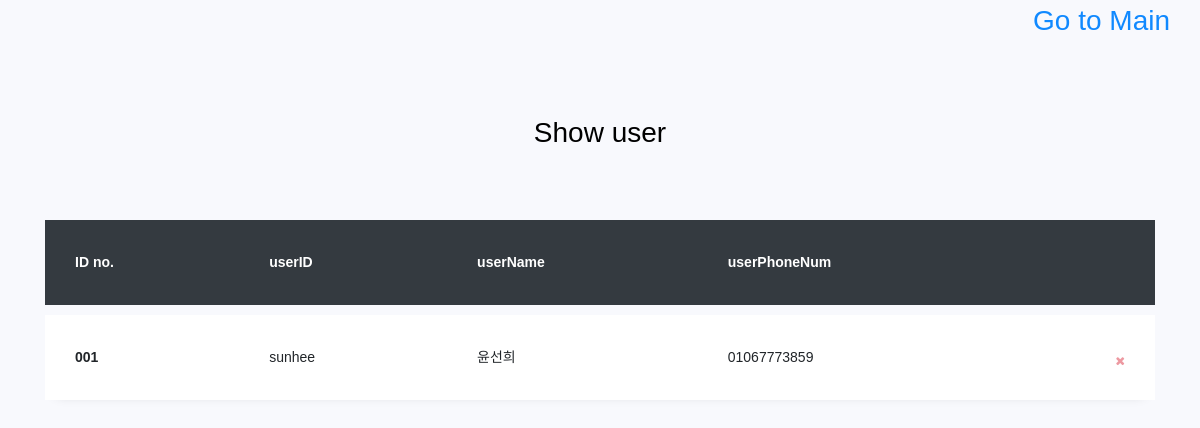
The app's page /show_user, older data.
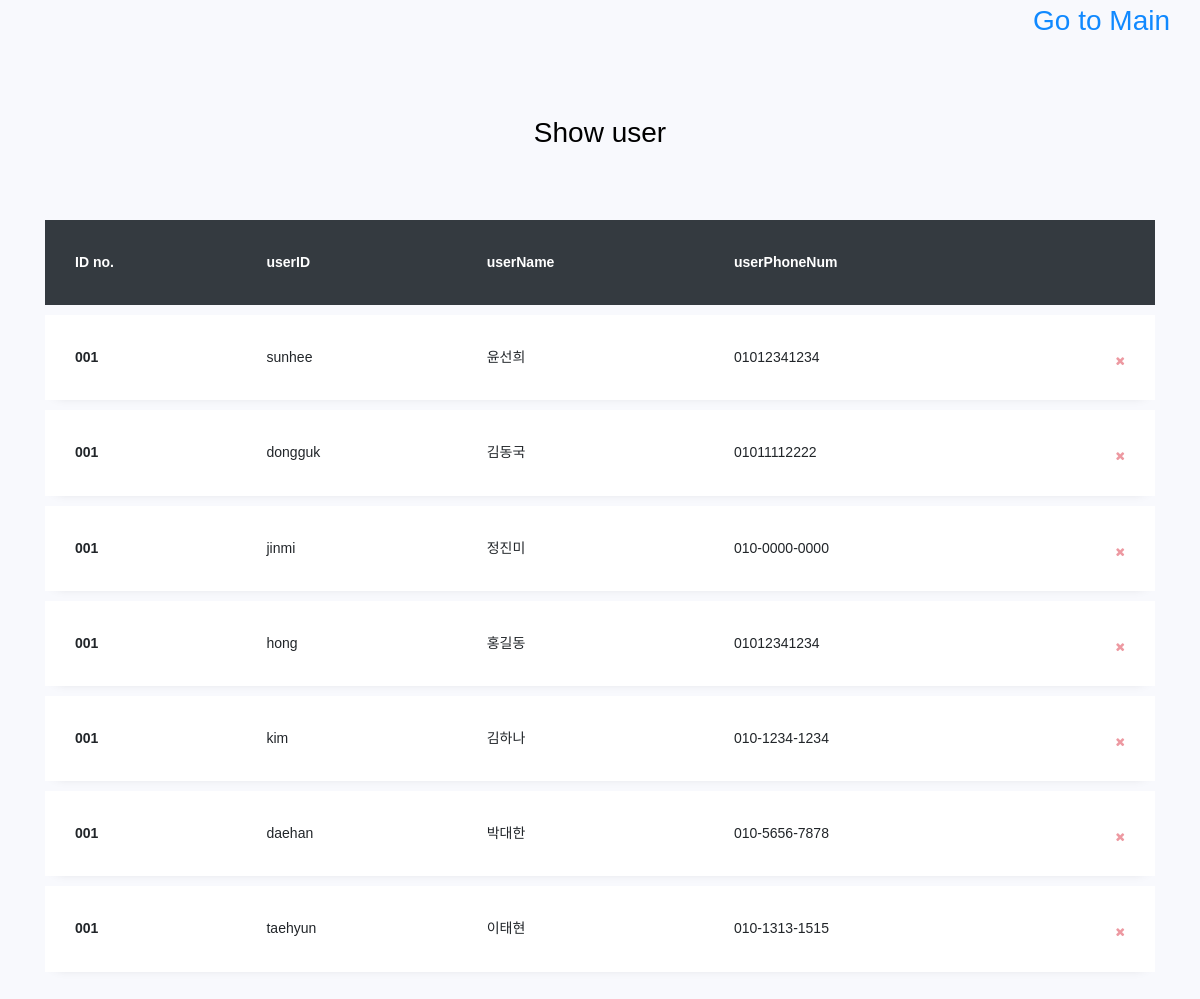
The same page, newer data.
### app.py (models this page shows, shortened)
class USER(db.Model):
    userID = db.Column(db.String(30), primary_key=True, unique=True)
    userPW = db.Column(db.String(50))
    userName = db.Column(db.String(100))
    userPhoneNum = db.Column(db.String(50))

### app.py (the view)
@app.route('/show_user')
def show_user():
    return render_template('show_user.html', USER=USER.query.all())

### templates/show_user.html (shortened to what this page needs)
<!DOCTYPE html>
<html>
<head>
    <link rel="stylesheet" href="https://maxcdn.bootstrapcdn.com/bootstrap/4.0.0/css/bootstrap.min.css">
    <link rel="stylesheet" href="https://stackpath.bootstrapcdn.com/font-awesome/4.7.0/css/font-awesome.min.css">
    <link rel="stylesheet" href="show_user.css">
    </head>
    <body>
        <h3 class='gotomain'><a href="{{ url_for('index') }}">Go to Main</a></h3>
        <section class="ftco-section">
        <div class="container">
            <div class="row justify-content-center">
                <div class="col-md-6 text-center mb-5">
                    <h2 class="heading-section">Show user</h2>
                </div>
            </div>
            <div class="row">
                <div class="col-md-12">
                    <div class="table-wrap">
                        <table class="table">
                          <thead class="thead-dark">
                            <tr>
                              <th>ID no.</th>
                              <th>userID</th>
                              <th>userName</th>
                              <th>userPhoneNum</th>
                              <th>&nbsp;</th>
                            </tr>
                          </thead>
                          <tbody>
                            {% for user in USER %}
                            <tr class="alert" role="alert">
                              <th scope="row">001</th>
                              <td>{{ user.userID }}</td>
                              <td>{{ user.userName }}</td>
                              <td>{{ user.userPhoneNum }}</td>
                              <td>
                                <a href="#" class="close" data-dismiss="alert" aria-label="Close">
                                <span aria-hidden="true"><i class="fa fa-close"></i></span>
                                </a>
                                </td>
                                </tr>
                                {% endfor %}
                                </tbody>
                            </table>
                        </div>
                    </div>
                </div>
            </div>
        </section>
    </body>
</html>

Row changes from the older to the newer data that the page shows:
changed USER "sunhee": userPhoneNum "01067773859" → "01012341234"
added USER: userID "dongguk", userName "김동국", userPhoneNum "01011112222"
added USER: userID "jinmi", userName "정진미", userPhoneNum "010-0000-0000"
added USER: userID "hong", userName "홍길동", userPhoneNum "01012341234"
added USER: userID "kim", userName "김하나", userPhoneNum "010-1234-1234"
added USER: userID "daehan", userName "박대한", userPhoneNum "010-5656-7878"
added USER: userID "taehyun", userName "이태현", userPhoneNum "010-1313-1515"
